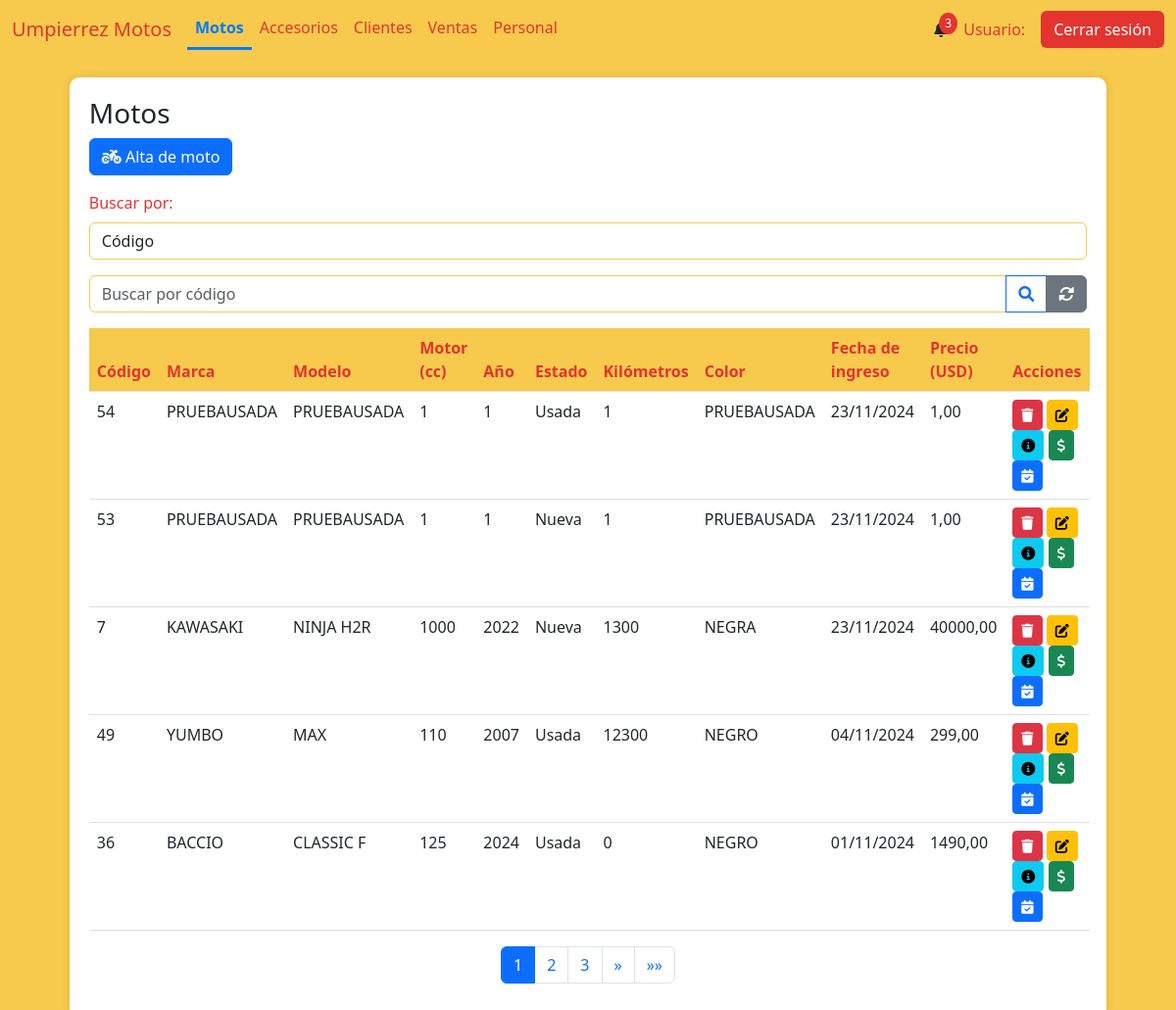
Page /motos on the committed database.
### AppUM/models.py (models this page shows)
class Moto(models.Model):
    marca = models.CharField(max_length=20)
    modelo = models.CharField(max_length=20)
    anio = models.IntegerField()
    motor = models.IntegerField()
    estado = models.CharField(max_length=10)
    kilometros = models.IntegerField()
    precio = models.DecimalField(max_digits=10, decimal_places=2)
    color = models.CharField(max_length=20)
    num_motor = models.CharField(max_length=40, unique=True)
    num_chasis = models.CharField(max_length=40, unique=True)
    num_cilindros = models.IntegerField(default=1)
    cantidad_pasajeros = models.IntegerField(default=2)
    foto = models.ImageField(null=True, blank=True, upload_to="motos/fotos/")
    pertenece_tienda = models.BooleanField()
    pertenece_taller = models.BooleanField()
    identificacion_pdf = models.FileField(upload_to='motos/pdfs/', null=True, blank=True)
    observaciones = models.TextField(null=True, blank=True)
    fecha_ingreso = models.DateTimeField(auto_now_add=True)

### AppUM/views.py (the view)
# urls.py: path('motos', views.vista_inventario_motos,name="Motos"),
def vista_inventario_motos(req):
    motos = Moto.objects.filter(pertenece_tienda=1).order_by('-fecha_ingreso')
    logo_um = Logos.objects.get(id=1)
    paginator = Paginator(motos, 5)  # 5 motos por página
    page_number = req.GET.get('page')  # Obtiene el número de página desde la URL
    page_obj = paginator.get_page(page_number)  # Obtiene la página solicitada
    return render(req,"perfil_administrativo/motos/motos.html",{'page_obj': page_obj,"motos":motos,"logo_um":logo_um.logo_UM.url if logo_um.logo_UM else None,"active_page": 'Motos'})

### AppUM/templates/perfil_administrativo/motos/motos.html (shortened to what this page needs)
{% extends "perfil_administrativo/padre_perfil_administrativo.html" %}
{% load static %}
{% block contenidoQueCambia %}
<link href="https://cdnjs.cloudflare.com/ajax/libs/font-awesome/6.0.0/css/all.min.css" rel="stylesheet">
<link href="https://cdn.jsdelivr.net/npm/bootstrap-icons@1.10.0/font/bootstrap-icons.css" rel="stylesheet">
<div class="table-container" id="inventarios">
    <h3>Motos</h3>
    <a href="{% url 'MotoAlta' %}" class="btn btn-primary mb-3">
        <i class="fas fa-motorcycle"></i> Alta de moto
    </a>
    <div class="mb-3">
        <label for="estado" class="form-label">Buscar por:</label>
        <select class="form-control" name="estado_moto" id="tipo_busqueda" onchange="tipo_busqueda()">
            <option value="codigo">Código</option>
        </select>
    </div>
    <form action="{% url 'BusquedaCodigo' %}" enctype="multipart/form-data" method="get" id="busqueda_codigo">{% csrf_token %}
        <div class="input-group mb-3">
            <input type="number" name="codigo" class="form-control" placeholder="Buscar por código" required>
            <button class="btn btn-outline-primary" type="submit">
                <i class="fas fa-search"></i>
            </button>
            <a href="{% url 'Motos' %}" class="btn btn-secondary">
                <i class="fas fa-sync-alt"></i>
            </a>
        </div>
    </form>
    <table class="table">
        <thead>
            <tr>
                <th>Código</th>
                <th>Marca</th>
                <th>Modelo</th>
                <th>Motor (cc)</th>
                <th>Año</th>
                <th>Estado</th>
                <th>Kilómetros</th>
                <th>Color</th>
                <th>Fecha de ingreso</th>
                <th>Precio (USD)</th>
                <th>Acciones</th>
            </tr>
        </thead>
        <tbody>
            {% if page_obj %}
                {% for moto in page_obj %}
                <tr>
                    <td>{{ moto.id }}</td>
                    <td>{{ moto.marca }}</td>
                    <td>{{ moto.modelo }}</td>
                    <td>{{ moto.motor }}</td>
                    <td>{{ moto.anio }}</td>
                    <td>{{ moto.estado }}</td>
                    <td>{{ moto.kilometros }}</td>
                    <td>{{ moto.color }}</td>
                    <td>{{ moto.fecha_ingreso|date:"d/m/Y" }}</td>
                    <td>{{ moto.precio }}</td>
                    <td>
                        <a href="{% url 'MotoBaja' moto.id %}"><button class="btn btn-sm btn-danger"><i class="fas fa-trash"></i></button></a>
                        <a href="{% url 'MotoModificacion' moto.id %}"><button class="btn btn-sm btn-warning"><i class="fas fa-edit"></i></button></a>
                        <a href="{% url 'MotoDetalles' moto.id %}"><button class="btn btn-sm btn-info"><i class="fas fa-info-circle"></i></button></a>
                        <a href="{% url 'MotoVentaForm' moto.id %}"><button class="btn btn-sm btn-success"><i class="fas fa-dollar-sign"></i></button></a>
                        <a href="{% url 'MotoReserva' moto.id %}"><button class="btn btn-sm btn-primary"><i class="fas fa-calendar-check"></i></button></a>
                    </td>
                </tr>
                {% endfor %}
            {% else %}
                <tr>
                    <td colspan="9" class="text-center text-muted">
                        No hay registros de motos disponibles.
                    </td>
                </tr>
            {% endif %}
        </tbody>
    </table>
    <nav aria-label="Page navigation">
        <ul class="pagination justify-content-center">
            {% for num in page_obj.paginator.page_range %}
            <li class="page-item {% if page_obj.number == num %}active{% endif %}">
                <a class="page-link" href="?page={{ num }}">{{ num }}</a>
            </li>
            {% endfor %}
            {% if page_obj.has_next %}
            <li class="page-item">
                <a class="page-link" href="?page={{ page_obj.next_page_number }}" aria-label="Siguiente">
                    <span aria-hidden="true">&raquo;</span>
                </a>
            </li>
            <li class="page-item">
                <a class="page-link" href="?page={{ page_obj.paginator.num_pages }}" aria-label="Última">
                    <span aria-hidden="true">&raquo;&raquo;</span>
                </a>
            </li>
            {% endif %}
        </ul>
    </nav>
</div>
{% endblock %}

### AppUM/static/css/styles.css (style rules this page uses)
body { background-color: #f7ca4d; }
.form-label { color: #e3342f; }
.form-control { border-color: #f7ca4d; }
.table-container { background-color: #fff; border-radius: 10px; padding: 20px; box-shadow: 0px 0px 10px rgba(0, 0, 0, 0.1); margin: 20px auto; max-width: 90%; }
.table th { background-color: #f7ca4d; color: #e3342f; }

### rows in the picture
Moto: id "54", marca "PRUEBAUSADA", modelo "PRUEBAUSADA", motor "1", anio "1", estado "Usada", kilometros "1", color "PRUEBAUSADA", fecha_ingreso "23/11/2024", precio "1,00"
Moto: id "53", marca "PRUEBAUSADA", modelo "PRUEBAUSADA", motor "1", anio "1", estado "Nueva", kilometros "1", color "PRUEBAUSADA", fecha_ingreso "23/11/2024", precio "1,00"
Moto: id "7", marca "KAWASAKI", modelo "NINJA H2R", motor "1000", anio "2022", estado "Nueva", kilometros "1300", color "NEGRA", fecha_ingreso "23/11/2024", precio "40000,00"
Moto: id "49", marca "YUMBO", modelo "MAX", motor "110", anio "2007", estado "Usada", kilometros "12300", color "NEGRO", fecha_ingreso "04/11/2024", precio "299,00"
Moto: id "36", marca "BACCIO", modelo "CLASSIC F", motor "125", anio "2024", estado "Usada", kilometros "0", color "NEGRO", fecha_ingreso "01/11/2024", precio "1490,00"

### other values in the picture
{{ num }} "1" "2" "3"
